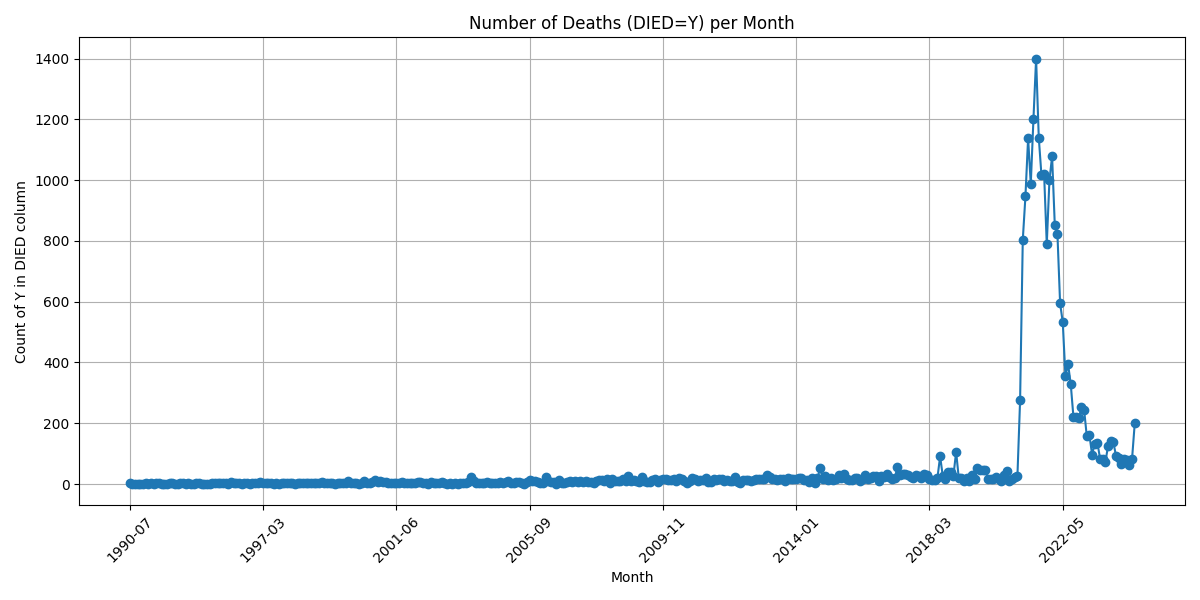

Reproduce this figure in Python.
#!/usr/bin env python3
# vaersPlot #3

### writen by deepseek-v2.5:latest

# To achieve this task, you can use Python along with libraries like `pandas` for data manipulation and `matplotlib` or `seaborn` for plotting. Below is a step-by-step guide on how to do this:

### Step 1: Import necessary libraries
import pandas as pd
import matplotlib.pyplot as plt
from datetime import datetime

### Step 2: Load the CSV file into a DataFrame
# Assuming your CSV file is named `data.csv`, you can load it using `pandas`:
df = pd.read_csv('data/NonDomesticVAERSDATA.csv', encoding='latin-1')

### Step 3: Convert the RECVDATE column to datetime format
# Ensure that the `RECVDATE` column is in a datetime format so we can extract the month and year:
df['RECVDATE'] = pd.to_datetime(df['RECVDATE'], errors='coerce')

### Step 4: Filter rows where DIED is 'Y'
# We are only interested in rows where `DIED` is 'Y':
died_y = df[df['DIED'] == 'Y']

### Step 5: Extract the month and year from RECVDATE
# Create a new column that combines the year and month for easy grouping:

died_y['YearMonth'] = died_y['RECVDATE'].dt.to_period('M')

### Step 6: Count the number of 'Y's per month
# Group by the `YearMonth` column and count the occurrences:

monthly_counts = died_y.groupby('YearMonth').size()

### Step 7: Plot the data
# Convert the period index to a string for plotting purposes, then plot using `matplotlib`:

# Convert PeriodIndex to string format 'YYYY-MM'
monthly_counts.index = monthly_counts.index.astype(str)

# Plotting
plt.figure(figsize=(12, 6))
monthly_counts.plot(kind='line', marker='o')
plt.title('Number of Deaths (DIED=Y) per Month')
plt.xlabel('Month')
plt.ylabel('Count of Y in DIED column')
plt.grid(True)
plt.xticks(rotation=45)
plt.tight_layout()
plt.show()

### Summary:
# - **Step 1** and **Step 2**: Import libraries and load the CSV file.
# - **Step 3**: Convert `RECVDATE` to datetime format.
# - **Step 4**: Filter rows where `DIED` is 'Y'.
# - **Step 5**: Extract year and month from `RECVDATE`.
# - **Step 6**: Group by month and count occurrences of 'Y'.
# - **Step 7**: Plot the data using `matplotlib`.
#
# This will give you a line plot showing the number of deaths (where `DIED` is 'Y') per month over time.
